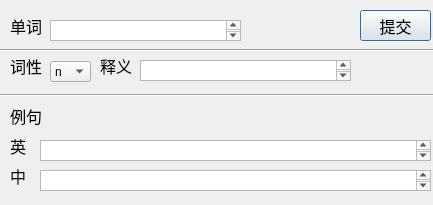
<?xml version="1.0" encoding="UTF-8"?>
<ui version="4.0">
 <class>Dialog</class>
 <widget class="QDialog" name="Dialog">
  <property name="geometry">
   <rect>
    <x>0</x>
    <y>0</y>
    <width>433</width>
    <height>205</height>
   </rect>
  </property>
  <property name="windowTitle">
   <string>Dialog</string>
  </property>
  <property name="locale">
   <locale language="Armenian" country="Armenia"/>
  </property>
  <widget class="QLabel" name="label">
   <property name="geometry">
    <rect>
     <x>10</x>
     <y>10</y>
     <width>41</width>
     <height>31</height>
    </rect>
   </property>
   <property name="font">
    <font>
     <family>Microsoft YaHei</family>
     <pointsize>12</pointsize>
    </font>
   </property>
   <property name="text">
    <string>单词</string>
   </property>
  </widget>
  <widget class="QTextEdit" name="te_word">
   <property name="enabled">
    <bool>true</bool>
   </property>
   <property name="geometry">
    <rect>
     <x>50</x>
     <y>20</y>
     <width>191</width>
     <height>21</height>
    </rect>
   </property>
   <property name="cursor" stdset="0">
    <cursorShape>ArrowCursor</cursorShape>
   </property>
   <property name="acceptDrops">
    <bool>true</bool>
   </property>
  </widget>
  <widget class="QLabel" name="label_2">
   <property name="geometry">
    <rect>
     <x>10</x>
     <y>50</y>
     <width>41</width>
     <height>31</height>
    </rect>
   </property>
   <property name="font">
    <font>
     <family>Microsoft YaHei</family>
     <pointsize>12</pointsize>
    </font>
   </property>
   <property name="text">
    <string>词性</string>
   </property>
  </widget>
  <widget class="QComboBox" name="comboBox">
   <property name="geometry">
    <rect>
     <x>50</x>
     <y>61</y>
     <width>41</width>
     <height>21</height>
    </rect>
   </property>
   <item>
    <property name="text">
     <string>n</string>
    </property>
   </item>
   <item>
    <property name="text">
     <string>v</string>
    </property>
   </item>
   <item>
    <property name="text">
     <string>pron</string>
    </property>
   </item>
   <item>
    <property name="text">
     <string>adj</string>
    </property>
   </item>
   <item>
    <property name="text">
     <string>adv</string>
    </property>
   </item>
   <item>
    <property name="text">
     <string>prep</string>
    </property>
   </item>
   <item>
    <property name="text">
     <string>pron</string>
    </property>
   </item>
   <item>
    <property name="text">
     <string>conj</string>
    </property>
   </item>
   <item>
    <property name="text">
     <string>num</string>
    </property>
   </item>
   <item>
    <property name="text">
     <string>int</string>
    </property>
   </item>
  </widget>
  <widget class="QLabel" name="label_3">
   <property name="geometry">
    <rect>
     <x>100</x>
     <y>50</y>
     <width>41</width>
     <height>31</height>
    </rect>
   </property>
   <property name="font">
    <font>
     <family>Microsoft YaHei</family>
     <pointsize>12</pointsize>
    </font>
   </property>
   <property name="text">
    <string>释义</string>
   </property>
  </widget>
  <widget class="QTextEdit" name="te_mean">
   <property name="geometry">
    <rect>
     <x>140</x>
     <y>60</y>
     <width>211</width>
     <height>21</height>
    </rect>
   </property>
  </widget>
  <widget class="Line" name="line">
   <property name="geometry">
    <rect>
     <x>0</x>
     <y>75</y>
     <width>461</width>
     <height>41</height>
    </rect>
   </property>
   <property name="orientation">
    <enum>Qt::Horizontal</enum>
   </property>
  </widget>
  <widget class="QLabel" name="label_4">
   <property name="geometry">
    <rect>
     <x>10</x>
     <y>100</y>
     <width>41</width>
     <height>31</height>
    </rect>
   </property>
   <property name="font">
    <font>
     <family>Microsoft YaHei</family>
     <pointsize>12</pointsize>
    </font>
   </property>
   <property name="text">
    <string>例句</string>
   </property>
  </widget>
  <widget class="QLabel" name="label_5">
   <property name="geometry">
    <rect>
     <x>10</x>
     <y>160</y>
     <width>21</width>
     <height>31</height>
    </rect>
   </property>
   <property name="font">
    <font>
     <family>Microsoft YaHei</family>
     <pointsize>12</pointsize>
    </font>
   </property>
   <property name="text">
    <string>中</string>
   </property>
  </widget>
  <widget class="QLabel" name="label_6">
   <property name="geometry">
    <rect>
     <x>10</x>
     <y>130</y>
     <width>21</width>
     <height>31</height>
    </rect>
   </property>
   <property name="font">
    <font>
     <family>Microsoft YaHei</family>
     <pointsize>12</pointsize>
    </font>
   </property>
   <property name="text">
    <string>英</string>
   </property>
  </widget>
  <widget class="QTextEdit" name="te_enges">
   <property name="geometry">
    <rect>
     <x>40</x>
     <y>140</y>
     <width>391</width>
     <height>21</height>
    </rect>
   </property>
  </widget>
  <widget class="QTextEdit" name="te_chnes">
   <property name="geometry">
    <rect>
     <x>40</x>
     <y>170</y>
     <width>391</width>
     <height>21</height>
    </rect>
   </property>
  </widget>
  <widget class="QPushButton" name="pushButton">
   <property name="geometry">
    <rect>
     <x>360</x>
     <y>10</y>
     <width>71</width>
     <height>31</height>
    </rect>
   </property>
   <property name="font">
    <font>
     <family>Microsoft YaHei</family>
     <pointsize>12</pointsize>
    </font>
   </property>
   <property name="text">
    <string>提交</string>
   </property>
  </widget>
  <widget class="Line" name="line_2">
   <property name="geometry">
    <rect>
     <x>0</x>
     <y>40</y>
     <width>561</width>
     <height>20</height>
    </rect>
   </property>
   <property name="orientation">
    <enum>Qt::Horizontal</enum>
   </property>
  </widget>
 </widget>
 <resources/>
 <connections/>
</ui>
